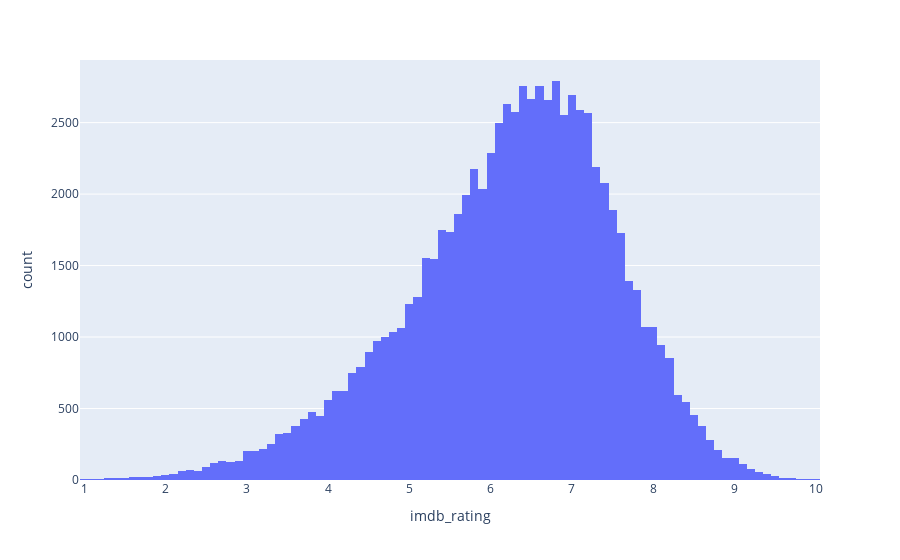

Notebook source saved alongside this figure:
### Code cell
# creating categories for imdb_rating
px.histogram(model_df, 'imdb_rating')

### Figure 1 — Plotly figure (JSON) as saved in the notebook; plotly's stock layout.template omitted (floating-point values rounded to 4 significant figures; data arrays with more than 128 entries replaced by an {"elided": "..."} marker saying what was removed)
{"data": [{"alignmentgroup": "True", "bingroup": "x", "hovertemplate": "imdb_rating=%{x}<br>count=%{y}<extra></extra>", "legendgroup": "", "marker": {"color": "#636efa", "pattern": {"shape": ""}}, "name": "", "offsetgroup": "", "orientation": "v", "showlegend": false, "type": "histogram", "x": {"elided": "81430 float values"}, "xaxis": "x", "yaxis": "y"}], "layout": {"barmode": "relative", "legend": {"tracegroupgap": 0}, "margin": {"t": 60}, "xaxis": {"anchor": "y", "domain": [0, 1], "title": {"text": "imdb_rating"}}, "yaxis": {"anchor": "x", "domain": [0, 1], "title": {"text": "count"}}}}
